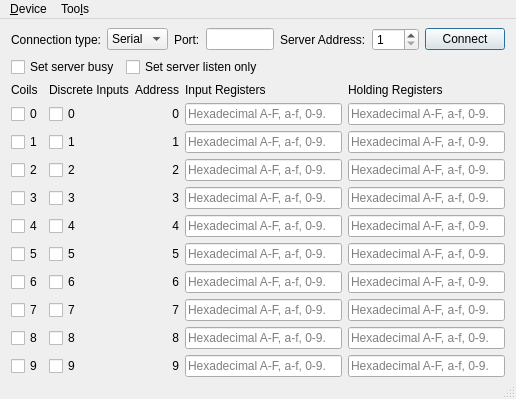
<?xml version="1.0" encoding="UTF-8"?>
<ui version="4.0">
 <class>MainWindow</class>
 <widget class="QMainWindow" name="MainWindow">
  <property name="geometry">
   <rect>
    <x>0</x>
    <y>0</y>
    <width>516</width>
    <height>396</height>
   </rect>
  </property>
  <property name="windowTitle">
   <string>Modbus Server Example</string>
  </property>
  <widget class="QWidget" name="centralWidget">
   <layout class="QVBoxLayout" name="verticalLayout">
    <property name="topMargin">
     <number>9</number>
    </property>
    <property name="bottomMargin">
     <number>0</number>
    </property>
    <item>
     <layout class="QGridLayout" name="gridLayout">
      <item row="0" column="5">
       <widget class="QLabel" name="label_27">
        <property name="sizePolicy">
         <sizepolicy hsizetype="Maximum" vsizetype="Preferred">
          <horstretch>0</horstretch>
          <verstretch>0</verstretch>
         </sizepolicy>
        </property>
        <property name="text">
         <string>Server Address:</string>
        </property>
       </widget>
      </item>
      <item row="0" column="7">
       <widget class="QPushButton" name="connectButton">
        <property name="sizePolicy">
         <sizepolicy hsizetype="Maximum" vsizetype="Fixed">
          <horstretch>0</horstretch>
          <verstretch>0</verstretch>
         </sizepolicy>
        </property>
        <property name="text">
         <string>Connect</string>
        </property>
        <property name="checkable">
         <bool>false</bool>
        </property>
        <property name="autoDefault">
         <bool>false</bool>
        </property>
        <property name="default">
         <bool>true</bool>
        </property>
       </widget>
      </item>
      <item row="0" column="6">
       <widget class="QSpinBox" name="serverEdit">
        <property name="sizePolicy">
         <sizepolicy hsizetype="Maximum" vsizetype="Fixed">
          <horstretch>0</horstretch>
          <verstretch>0</verstretch>
         </sizepolicy>
        </property>
        <property name="minimum">
         <number>1</number>
        </property>
        <property name="maximum">
         <number>247</number>
        </property>
       </widget>
      </item>
      <item row="0" column="4">
       <spacer name="horizontalSpacer">
        <property name="orientation">
         <enum>Qt::Horizontal</enum>
        </property>
        <property name="sizeHint" stdset="0">
         <size>
          <width>40</width>
          <height>20</height>
         </size>
        </property>
       </spacer>
      </item>
      <item row="0" column="1">
       <widget class="QComboBox" name="connectType">
        <item>
         <property name="text">
          <string>Serial</string>
         </property>
        </item>
        <item>
         <property name="text">
          <string>TCP</string>
         </property>
        </item>
       </widget>
      </item>
      <item row="0" column="2">
       <widget class="QLabel" name="label_2">
        <property name="sizePolicy">
         <sizepolicy hsizetype="Maximum" vsizetype="Preferred">
          <horstretch>0</horstretch>
          <verstretch>0</verstretch>
         </sizepolicy>
        </property>
        <property name="text">
         <string>Port:</string>
        </property>
       </widget>
      </item>
      <item row="0" column="0">
       <widget class="QLabel" name="label">
        <property name="text">
         <string>Connection type:</string>
        </property>
       </widget>
      </item>
      <item row="0" column="3">
       <widget class="QLineEdit" name="portEdit">
        <property name="sizePolicy">
         <sizepolicy hsizetype="Preferred" vsizetype="Fixed">
          <horstretch>0</horstretch>
          <verstretch>0</verstretch>
         </sizepolicy>
        </property>
       </widget>
      </item>
     </layout>
    </item>
    <item>
     <layout class="QHBoxLayout" name="horizontalLayout">
      <item>
       <widget class="QCheckBox" name="setBusyBox">
        <property name="text">
         <string>Set server busy</string>
        </property>
       </widget>
      </item>
      <item>
       <widget class="QCheckBox" name="listenOnlyBox">
        <property name="text">
         <string>Set server listen only</string>
        </property>
       </widget>
      </item>
      <item>
       <spacer name="horizontalSpacer_2">
        <property name="orientation">
         <enum>Qt::Horizontal</enum>
        </property>
        <property name="sizeHint" stdset="0">
         <size>
          <width>40</width>
          <height>20</height>
         </size>
        </property>
       </spacer>
      </item>
     </layout>
    </item>
    <item>
     <spacer name="verticalSpacer">
      <property name="orientation">
       <enum>Qt::Vertical</enum>
      </property>
      <property name="sizeType">
       <enum>QSizePolicy::Maximum</enum>
      </property>
      <property name="sizeHint" stdset="0">
       <size>
        <width>20</width>
        <height>0</height>
       </size>
      </property>
     </spacer>
    </item>
    <item>
     <layout class="QGridLayout" name="gridLayout_2">
      <item row="3" column="1">
       <widget class="QCheckBox" name="disc_2">
        <property name="text">
         <string>2</string>
        </property>
       </widget>
      </item>
      <item row="3" column="2">
       <widget class="QLabel" name="label_23">
        <property name="text">
         <string>2</string>
        </property>
        <property name="alignment">
         <set>Qt::AlignRight|Qt::AlignTrailing|Qt::AlignVCenter</set>
        </property>
       </widget>
      </item>
      <item row="3" column="4">
       <widget class="QLineEdit" name="holdReg_2">
        <property name="maxLength">
         <number>32767</number>
        </property>
        <property name="placeholderText">
         <string>Hexadecimal A-F, a-f, 0-9.</string>
        </property>
       </widget>
      </item>
      <item row="4" column="0">
       <widget class="QCheckBox" name="coils_3">
        <property name="sizePolicy">
         <sizepolicy hsizetype="Maximum" vsizetype="Fixed">
          <horstretch>0</horstretch>
          <verstretch>0</verstretch>
         </sizepolicy>
        </property>
        <property name="text">
         <string>3</string>
        </property>
       </widget>
      </item>
      <item row="3" column="3">
       <widget class="QLineEdit" name="inReg_2">
        <property name="maxLength">
         <number>32767</number>
        </property>
        <property name="placeholderText">
         <string>Hexadecimal A-F, a-f, 0-9.</string>
        </property>
       </widget>
      </item>
      <item row="4" column="1">
       <widget class="QCheckBox" name="disc_3">
        <property name="text">
         <string>3</string>
        </property>
       </widget>
      </item>
      <item row="4" column="2">
       <widget class="QLabel" name="label_11">
        <property name="text">
         <string>3</string>
        </property>
        <property name="alignment">
         <set>Qt::AlignRight|Qt::AlignTrailing|Qt::AlignVCenter</set>
        </property>
       </widget>
      </item>
      <item row="4" column="3">
       <widget class="QLineEdit" name="inReg_3">
        <property name="maxLength">
         <number>32767</number>
        </property>
        <property name="placeholderText">
         <string>Hexadecimal A-F, a-f, 0-9.</string>
        </property>
       </widget>
      </item>
      <item row="5" column="0">
       <widget class="QCheckBox" name="coils_4">
        <property name="sizePolicy">
         <sizepolicy hsizetype="Maximum" vsizetype="Fixed">
          <horstretch>0</horstretch>
          <verstretch>0</verstretch>
         </sizepolicy>
        </property>
        <property name="text">
         <string>4</string>
        </property>
       </widget>
      </item>
      <item row="4" column="4">
       <widget class="QLineEdit" name="holdReg_3">
        <property name="maxLength">
         <number>32767</number>
        </property>
        <property name="placeholderText">
         <string>Hexadecimal A-F, a-f, 0-9.</string>
        </property>
       </widget>
      </item>
      <item row="5" column="1">
       <widget class="QCheckBox" name="disc_4">
        <property name="text">
         <string>4</string>
        </property>
       </widget>
      </item>
      <item row="5" column="2">
       <widget class="QLabel" name="label_8">
        <property name="text">
         <string>4</string>
        </property>
        <property name="alignment">
         <set>Qt::AlignRight|Qt::AlignTrailing|Qt::AlignVCenter</set>
        </property>
       </widget>
      </item>
      <item row="5" column="3">
       <widget class="QLineEdit" name="inReg_4">
        <property name="maxLength">
         <number>32767</number>
        </property>
        <property name="placeholderText">
         <string>Hexadecimal A-F, a-f, 0-9.</string>
        </property>
       </widget>
      </item>
      <item row="5" column="4">
       <widget class="QLineEdit" name="holdReg_4">
        <property name="maxLength">
         <number>32767</number>
        </property>
        <property name="placeholderText">
         <string>Hexadecimal A-F, a-f, 0-9.</string>
        </property>
       </widget>
      </item>
      <item row="6" column="0">
       <widget class="QCheckBox" name="coils_5">
        <property name="sizePolicy">
         <sizepolicy hsizetype="Maximum" vsizetype="Fixed">
          <horstretch>0</horstretch>
          <verstretch>0</verstretch>
         </sizepolicy>
        </property>
        <property name="text">
         <string>5</string>
        </property>
       </widget>
      </item>
      <item row="6" column="3">
       <widget class="QLineEdit" name="inReg_5">
        <property name="maxLength">
         <number>32767</number>
        </property>
        <property name="placeholderText">
         <string>Hexadecimal A-F, a-f, 0-9.</string>
        </property>
       </widget>
      </item>
      <item row="6" column="1">
       <widget class="QCheckBox" name="disc_5">
        <property name="text">
         <string>5</string>
        </property>
       </widget>
      </item>
      <item row="6" column="2">
       <widget class="QLabel" name="label_12">
        <property name="text">
         <string>5</string>
        </property>
        <property name="alignment">
         <set>Qt::AlignRight|Qt::AlignTrailing|Qt::AlignVCenter</set>
        </property>
       </widget>
      </item>
      <item row="6" column="4">
       <widget class="QLineEdit" name="holdReg_5">
        <property name="maxLength">
         <number>32767</number>
        </property>
        <property name="placeholderText">
         <string>Hexadecimal A-F, a-f, 0-9.</string>
        </property>
       </widget>
      </item>
      <item row="7" column="0">
       <widget class="QCheckBox" name="coils_6">
        <property name="sizePolicy">
         <sizepolicy hsizetype="Maximum" vsizetype="Fixed">
          <horstretch>0</horstretch>
          <verstretch>0</verstretch>
         </sizepolicy>
        </property>
        <property name="text">
         <string>6</string>
        </property>
       </widget>
      </item>
      <item row="1" column="4">
       <widget class="QLineEdit" name="holdReg_0">
        <property name="maxLength">
         <number>32767</number>
        </property>
        <property name="placeholderText">
         <string>Hexadecimal A-F, a-f, 0-9.</string>
        </property>
       </widget>
      </item>
      <item row="2" column="0">
       <widget class="QCheckBox" name="coils_1">
        <property name="sizePolicy">
         <sizepolicy hsizetype="Maximum" vsizetype="Fixed">
          <horstretch>0</horstretch>
          <verstretch>0</verstretch>
         </sizepolicy>
        </property>
        <property name="text">
         <string>1</string>
        </property>
       </widget>
      </item>
      <item row="2" column="1">
       <widget class="QCheckBox" name="disc_1">
        <property name="text">
         <string>1</string>
        </property>
       </widget>
      </item>
      <item row="2" column="2">
       <widget class="QLabel" name="label_22">
        <property name="text">
         <string>1</string>
        </property>
        <property name="alignment">
         <set>Qt::AlignRight|Qt::AlignTrailing|Qt::AlignVCenter</set>
        </property>
       </widget>
      </item>
      <item row="2" column="3">
       <widget class="QLineEdit" name="inReg_1">
        <property name="maxLength">
         <number>32767</number>
        </property>
        <property name="placeholderText">
         <string>Hexadecimal A-F, a-f, 0-9.</string>
        </property>
       </widget>
      </item>
      <item row="2" column="4">
       <widget class="QLineEdit" name="holdReg_1">
        <property name="maxLength">
         <number>32767</number>
        </property>
        <property name="placeholderText">
         <string>Hexadecimal A-F, a-f, 0-9.</string>
        </property>
       </widget>
      </item>
      <item row="3" column="0">
       <widget class="QCheckBox" name="coils_2">
        <property name="sizePolicy">
         <sizepolicy hsizetype="Maximum" vsizetype="Fixed">
          <horstretch>0</horstretch>
          <verstretch>0</verstretch>
         </sizepolicy>
        </property>
        <property name="text">
         <string>2</string>
        </property>
       </widget>
      </item>
      <item row="10" column="3">
       <widget class="QLineEdit" name="inReg_9">
        <property name="maxLength">
         <number>32767</number>
        </property>
        <property name="placeholderText">
         <string>Hexadecimal A-F, a-f, 0-9.</string>
        </property>
       </widget>
      </item>
      <item row="10" column="2">
       <widget class="QLabel" name="label_16">
        <property name="text">
         <string>9</string>
        </property>
        <property name="alignment">
         <set>Qt::AlignRight|Qt::AlignTrailing|Qt::AlignVCenter</set>
        </property>
       </widget>
      </item>
      <item row="10" column="1">
       <widget class="QCheckBox" name="disc_9">
        <property name="text">
         <string>9</string>
        </property>
       </widget>
      </item>
      <item row="10" column="4">
       <widget class="QLineEdit" name="holdReg_9">
        <property name="maxLength">
         <number>32767</number>
        </property>
        <property name="placeholderText">
         <string>Hexadecimal A-F, a-f, 0-9.</string>
        </property>
       </widget>
      </item>
      <item row="7" column="3">
       <widget class="QLineEdit" name="inReg_6">
        <property name="maxLength">
         <number>32767</number>
        </property>
        <property name="placeholderText">
         <string>Hexadecimal A-F, a-f, 0-9.</string>
        </property>
       </widget>
      </item>
      <item row="7" column="1">
       <widget class="QCheckBox" name="disc_6">
        <property name="text">
         <string>6</string>
        </property>
       </widget>
      </item>
      <item row="7" column="4">
       <widget class="QLineEdit" name="holdReg_6">
        <property name="maxLength">
         <number>32767</number>
        </property>
        <property name="placeholderText">
         <string>Hexadecimal A-F, a-f, 0-9.</string>
        </property>
       </widget>
      </item>
      <item row="8" column="0">
       <widget class="QCheckBox" name="coils_7">
        <property name="sizePolicy">
         <sizepolicy hsizetype="Maximum" vsizetype="Fixed">
          <horstretch>0</horstretch>
          <verstretch>0</verstretch>
         </sizepolicy>
        </property>
        <property name="text">
         <string>7</string>
        </property>
       </widget>
      </item>
      <item row="7" column="2">
       <widget class="QLabel" name="label_13">
        <property name="text">
         <string>6</string>
        </property>
        <property name="alignment">
         <set>Qt::AlignRight|Qt::AlignTrailing|Qt::AlignVCenter</set>
        </property>
       </widget>
      </item>
      <item row="8" column="1">
       <widget class="QCheckBox" name="disc_7">
        <property name="text">
         <string>7</string>
        </property>
       </widget>
      </item>
      <item row="8" column="3">
       <widget class="QLineEdit" name="inReg_7">
        <property name="maxLength">
         <number>32767</number>
        </property>
        <property name="placeholderText">
         <string>Hexadecimal A-F, a-f, 0-9.</string>
        </property>
       </widget>
      </item>
      <item row="8" column="2">
       <widget class="QLabel" name="label_14">
        <property name="text">
         <string>7</string>
        </property>
        <property name="alignment">
         <set>Qt::AlignRight|Qt::AlignTrailing|Qt::AlignVCenter</set>
        </property>
       </widget>
      </item>
      <item row="8" column="4">
       <widget class="QLineEdit" name="holdReg_7">
        <property name="maxLength">
         <number>32767</number>
        </property>
        <property name="placeholderText">
         <string>Hexadecimal A-F, a-f, 0-9.</string>
        </property>
       </widget>
      </item>
      <item row="9" column="0">
       <widget class="QCheckBox" name="coils_8">
        <property name="sizePolicy">
         <sizepolicy hsizetype="Maximum" vsizetype="Fixed">
          <horstretch>0</horstretch>
          <verstretch>0</verstretch>
         </sizepolicy>
        </property>
        <property name="text">
         <string>8</string>
        </property>
       </widget>
      </item>
      <item row="9" column="1">
       <widget class="QCheckBox" name="disc_8">
        <property name="text">
         <string>8</string>
        </property>
       </widget>
      </item>
      <item row="9" column="2">
       <widget class="QLabel" name="label_15">
        <property name="text">
         <string>8</string>
        </property>
        <property name="alignment">
         <set>Qt::AlignRight|Qt::AlignTrailing|Qt::AlignVCenter</set>
        </property>
       </widget>
      </item>
      <item row="9" column="3">
       <widget class="QLineEdit" name="inReg_8">
        <property name="maxLength">
         <number>32767</number>
        </property>
        <property name="placeholderText">
         <string>Hexadecimal A-F, a-f, 0-9.</string>
        </property>
       </widget>
      </item>
      <item row="10" column="0">
       <widget class="QCheckBox" name="coils_9">
        <property name="sizePolicy">
         <sizepolicy hsizetype="Maximum" vsizetype="Fixed">
          <horstretch>0</horstretch>
          <verstretch>0</verstretch>
         </sizepolicy>
        </property>
        <property name="text">
         <string>9</string>
        </property>
       </widget>
      </item>
      <item row="9" column="4">
       <widget class="QLineEdit" name="holdReg_8">
        <property name="maxLength">
         <number>32767</number>
        </property>
        <property name="placeholderText">
         <string>Hexadecimal A-F, a-f, 0-9.</string>
        </property>
       </widget>
      </item>
      <item row="0" column="1">
       <widget class="QLabel" name="discreteInputs">
        <property name="text">
         <string>Discrete Inputs</string>
        </property>
       </widget>
      </item>
      <item row="0" column="3">
       <widget class="QLabel" name="inputRegisters">
        <property name="text">
         <string>Input Registers</string>
        </property>
       </widget>
      </item>
      <item row="0" column="0">
       <widget class="QLabel" name="coils">
        <property name="sizePolicy">
         <sizepolicy hsizetype="Maximum" vsizetype="Preferred">
          <horstretch>0</horstretch>
          <verstretch>0</verstretch>
         </sizepolicy>
        </property>
        <property name="text">
         <string>Coils</string>
        </property>
       </widget>
      </item>
      <item row="0" column="2">
       <widget class="QLabel" name="address">
        <property name="text">
         <string>Address</string>
        </property>
        <property name="alignment">
         <set>Qt::AlignRight|Qt::AlignTrailing|Qt::AlignVCenter</set>
        </property>
       </widget>
      </item>
      <item row="0" column="4">
       <widget class="QLabel" name="holdingRegisters">
        <property name="text">
         <string>Holding Registers</string>
        </property>
       </widget>
      </item>
      <item row="1" column="0">
       <widget class="QCheckBox" name="coils_0">
        <property name="sizePolicy">
         <sizepolicy hsizetype="Maximum" vsizetype="Fixed">
          <horstretch>0</horstretch>
          <verstretch>0</verstretch>
         </sizepolicy>
        </property>
        <property name="text">
         <string>0</string>
        </property>
       </widget>
      </item>
      <item row="1" column="1">
       <widget class="QCheckBox" name="disc_0">
        <property name="text">
         <string>0</string>
        </property>
       </widget>
      </item>
      <item row="1" column="3">
       <widget class="QLineEdit" name="inReg_0">
        <property name="maxLength">
         <number>32767</number>
        </property>
        <property name="placeholderText">
         <string>Hexadecimal A-F, a-f, 0-9.</string>
        </property>
       </widget>
      </item>
      <item row="1" column="2">
       <widget class="QLabel" name="label_21">
        <property name="text">
         <string>0</string>
        </property>
        <property name="alignment">
         <set>Qt::AlignRight|Qt::AlignTrailing|Qt::AlignVCenter</set>
        </property>
       </widget>
      </item>
     </layout>
    </item>
    <item>
     <spacer name="verticalSpacer_2">
      <property name="orientation">
       <enum>Qt::Vertical</enum>
      </property>
      <property name="sizeType">
       <enum>QSizePolicy::MinimumExpanding</enum>
      </property>
      <property name="sizeHint" stdset="0">
       <size>
        <width>20</width>
        <height>0</height>
       </size>
      </property>
     </spacer>
    </item>
   </layout>
  </widget>
  <widget class="QStatusBar" name="statusBar"/>
  <widget class="QMenuBar" name="menuBar">
   <property name="geometry">
    <rect>
     <x>0</x>
     <y>0</y>
     <width>516</width>
     <height>21</height>
    </rect>
   </property>
   <widget class="QMenu" name="menu_Device">
    <property name="title">
     <string>&amp;Device</string>
    </property>
    <addaction name="actionConnect"/>
    <addaction name="actionDisconnect"/>
    <addaction name="separator"/>
    <addaction name="actionExit"/>
   </widget>
   <widget class="QMenu" name="menuToo_ls">
    <property name="title">
     <string>Too&amp;ls</string>
    </property>
    <addaction name="actionOptions"/>
   </widget>
   <addaction name="menu_Device"/>
   <addaction name="menuToo_ls"/>
  </widget>
  <action name="actionConnect">
   <property name="icon">
    <iconset resource="server.qrc">
     <normaloff>:/images/connect.png</normaloff>:/images/connect.png</iconset>
   </property>
   <property name="text">
    <string>&amp;Connect</string>
   </property>
  </action>
  <action name="actionDisconnect">
   <property name="icon">
    <iconset resource="server.qrc">
     <normaloff>:/images/disconnect.png</normaloff>:/images/disconnect.png</iconset>
   </property>
   <property name="text">
    <string>&amp;Disconnect</string>
   </property>
  </action>
  <action name="actionExit">
   <property name="icon">
    <iconset resource="server.qrc">
     <normaloff>:/images/application-exit.png</normaloff>:/images/application-exit.png</iconset>
   </property>
   <property name="text">
    <string>&amp;Quit</string>
   </property>
  </action>
  <action name="actionOptions">
   <property name="icon">
    <iconset resource="server.qrc">
     <normaloff>:/images/settings.png</normaloff>:/images/settings.png</iconset>
   </property>
   <property name="text">
    <string>&amp;Options</string>
   </property>
  </action>
 </widget>
 <layoutdefault spacing="6" margin="11"/>
 <tabstops>
  <tabstop>connectType</tabstop>
  <tabstop>portEdit</tabstop>
  <tabstop>serverEdit</tabstop>
  <tabstop>connectButton</tabstop>
  <tabstop>coils_0</tabstop>
  <tabstop>disc_0</tabstop>
  <tabstop>inReg_0</tabstop>
  <tabstop>holdReg_0</tabstop>
  <tabstop>coils_1</tabstop>
  <tabstop>disc_1</tabstop>
  <tabstop>inReg_1</tabstop>
  <tabstop>holdReg_1</tabstop>
  <tabstop>coils_2</tabstop>
  <tabstop>disc_2</tabstop>
  <tabstop>inReg_2</tabstop>
  <tabstop>holdReg_2</tabstop>
  <tabstop>coils_3</tabstop>
  <tabstop>disc_3</tabstop>
  <tabstop>inReg_3</tabstop>
  <tabstop>holdReg_3</tabstop>
  <tabstop>coils_4</tabstop>
  <tabstop>disc_4</tabstop>
  <tabstop>inReg_4</tabstop>
  <tabstop>holdReg_4</tabstop>
  <tabstop>coils_5</tabstop>
  <tabstop>disc_5</tabstop>
  <tabstop>inReg_5</tabstop>
  <tabstop>holdReg_5</tabstop>
  <tabstop>coils_6</tabstop>
  <tabstop>disc_6</tabstop>
  <tabstop>inReg_6</tabstop>
  <tabstop>holdReg_6</tabstop>
  <tabstop>coils_7</tabstop>
  <tabstop>disc_7</tabstop>
  <tabstop>inReg_7</tabstop>
  <tabstop>holdReg_7</tabstop>
  <tabstop>coils_8</tabstop>
  <tabstop>disc_8</tabstop>
  <tabstop>inReg_8</tabstop>
  <tabstop>holdReg_8</tabstop>
  <tabstop>coils_9</tabstop>
  <tabstop>disc_9</tabstop>
  <tabstop>inReg_9</tabstop>
  <tabstop>holdReg_9</tabstop>
 </tabstops>
 <resources>
  <include location="server.qrc"/>
 </resources>
 <connections/>
</ui>
